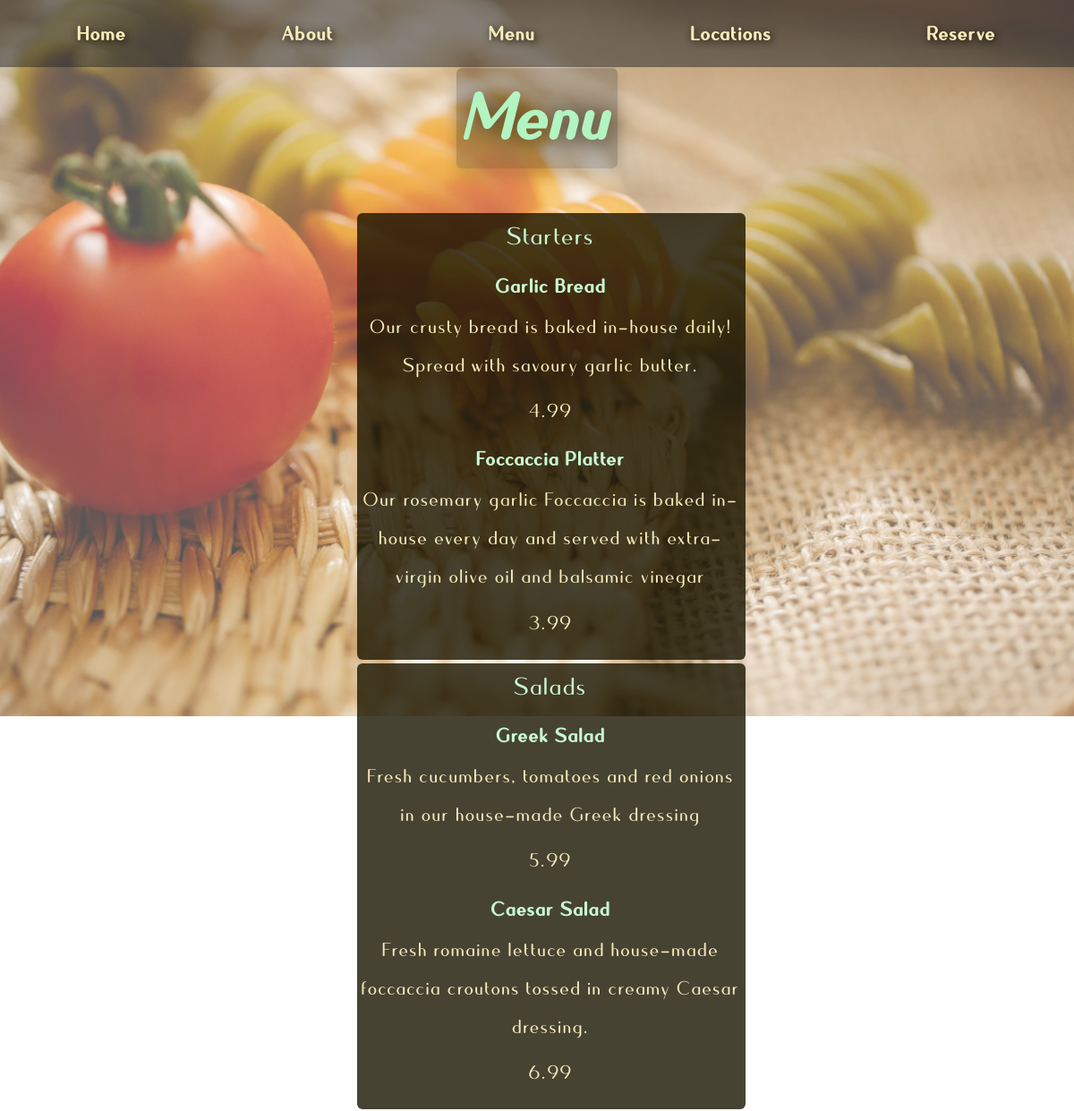
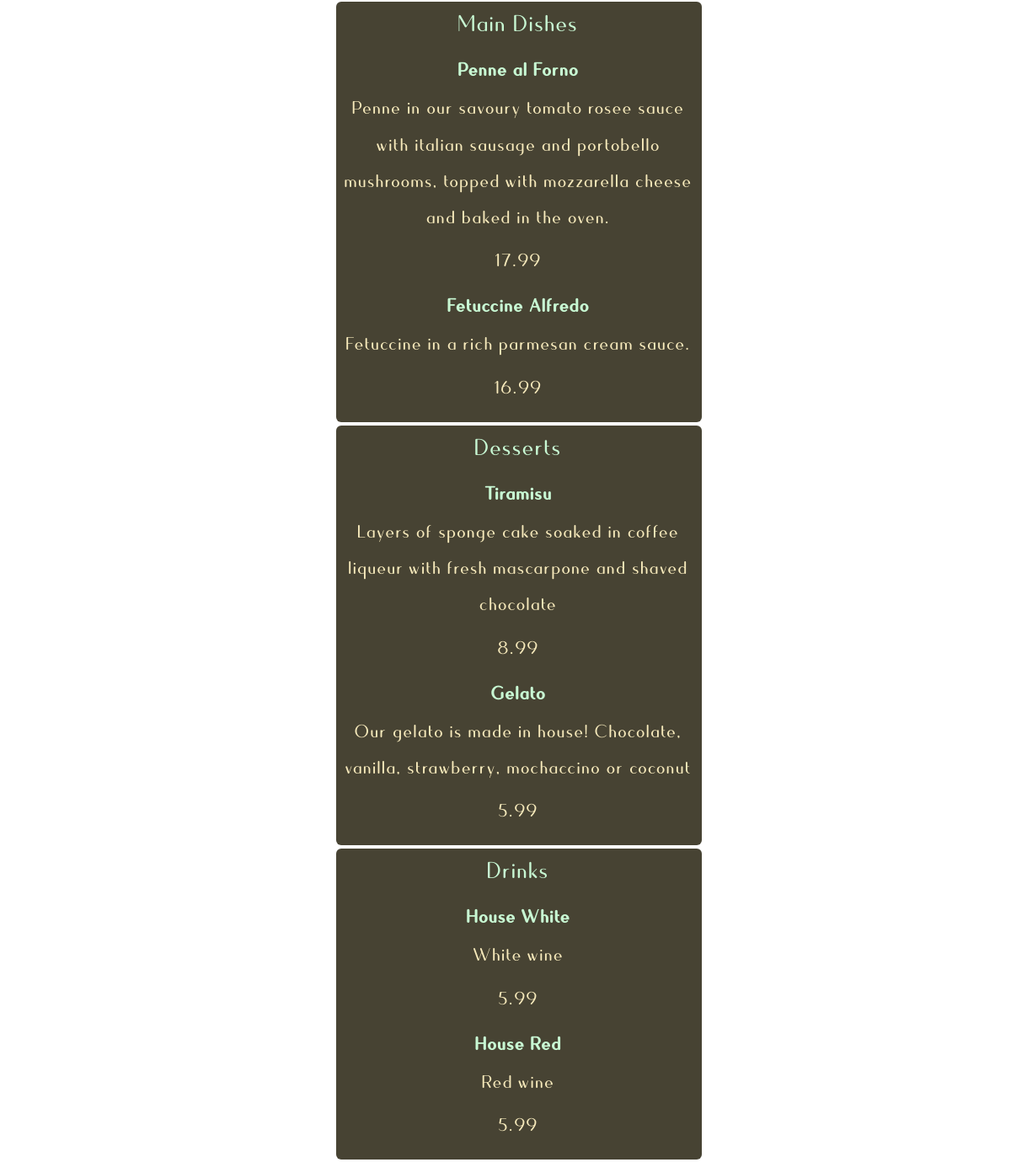
The app's page /menu/ with its own data (2 pictures, top to bottom).
### main_site/models.py (models this page shows, shortened)
class MenuItem(models.Model):
    name = models.CharField(
        max_length=NAME_MAX_LEN,
        unique=True,
        blank=True,
        null=True
    )
    description = models.CharField(max_length=TEXT_MAX_LEN, blank=True, null=True)
    price = models.DecimalField(
        max_digits=MAX_NUM,
        decimal_places=2,
        blank=True,
        null=True
    )
    type = models.CharField(
        max_length=NAME_MAX_LEN,
        choices=MENU_CATEGORIES,
        blank=True,
        null=True
    )
    author = models.ForeignKey(
        User,
        on_delete=models.PROTECT,
        blank=True,
        null=True
    )
    is_available = models.BooleanField(default=True)
    date_added = models.DateTimeField(auto_now_add=True)
    image = models.ImageField(upload_to='main_site', blank=True, null=True)

### main_site/views.py (the view)
# urls.py: path('menu/', views.MenuView.as_view(), name='menu'),
class MenuView(generic.ListView):
    queryset = models.MenuItem.objects.order_by('-date_added')
    template_name = 'main/menu.html'
    def get_context_data(self, *, object_list=None, **kwargs):
        context = super().get_context_data()
        context['types'] = models.MENU_CATEGORIES
        return context

### templates/main/menu.html (shortened to what this page needs)
{% extends 'main/base.html' %}
{% block page_class %}menu position-relative vh-100{% endblock %}
{% block heading_class %}page_heading{% endblock %}
{% block heading %}Menu{% endblock %}
{% block content %}
    <ul>
        {% for type in types %}
            <li class="menu_card list-unstyled text-center rounded my-1 mx-auto p-1">
                <h2>{{ type.1 }}</h2>
                <dl>
                    {% for row in object_list %}
                        {% if row.type == type.0 %}
                            <div class="menu_card_item my-2 mx-auto">
                                <dt>
                                    {% if not row.is_available %}
                                        <del>{{ row.name }}</del>
                                    {% else %}
                                        <a
                                            href="{% url 'main_site:menu_item' row.id %}"
                                            class="text-decoration-none"
                                        >{{ row.name }}</a>
                                    {% endif %}
                                </dt>
                                <dd>{{ row.description }}</dd>
                                <dd>{{ row.price }}</dd>
                            </div>
                        {% endif %}
                    {% endfor %}
                </dl>
            </li>
        {% endfor %}
    </ul>
{% endblock %}

### main_site/static/css/style.css (style rules this page uses)
:root { --bgDark: rgba(0, 25, 10, 0.8); --textLight: #c8f8d3; --textDark: #00190a; --primaryDark: rgba(25, 20, 0, 0.8); --textFocus: #74bb83; --textAlt: #f7eabb; --textShadow: #191400; }
body { font-family: 'Quesha', sans-serif; }
h2, p, .bgDark { color: var(--textLight); }
h2 { font-size: 2.3rem; }
dt { font-size: 2rem; letter-spacing: 0.2rem; }
p, label, a, li, dd { font-size: 1.8rem; letter-spacing: 0.1rem; }
.menu_card { background-color: var(--primaryDark); width: 40%; }
.menu_card a:link, .menu_card a:visited, .location_card a:link, .location_card a:visited, .form_card a:link, .form_card a:visited { color: var(--textLight); }
.menu_card, .menu_item, .location_card, .form_card { color: var(--textAlt); }

### records on screen
MenuItem: name "Garlic Bread", description "Our crusty bread is baked in-house daily! Spread with savoury garlic butter.", price "4.99"
MenuItem: name "Foccaccia Platter", description "Our rosemary garlic Foccaccia is baked in-house every day and served with extra-virgin olive oil and balsamic vinegar", price "3.99"
MenuItem: name "Greek Salad", description "Fresh cucumbers, tomatoes and red onions in our house-made Greek dressing", price "5.99"
MenuItem: name "Caesar Salad", description "Fresh romaine lettuce and house-made foccaccia croutons tossed in creamy Caesar dressing.", price "6.99"
MenuItem: name "Penne al Forno", description "Penne in our savoury tomato rosee sauce with italian sausage and portobello mushrooms, topped with mozzarella cheese and baked in the oven.", price "17.99"
MenuItem: name "Fetuccine Alfredo", description "Fetuccine in a rich parmesan cream sauce.", price "16.99"
MenuItem: name "Tiramisu", description "Layers of sponge cake soaked in coffee liqueur with fresh mascarpone and shaved chocolate", price "8.99"
MenuItem: name "Gelato", description "Our gelato is made in house! Chocolate, vanilla, strawberry, mochaccino or coconut", price "5.99"
MenuItem: name "House White", description "White wine", price "5.99"
MenuItem: name "House Red", description "Red wine", price "5.99"

### other values on screen
{{ type.1 }} "Starters" "Salads" "Main Dishes" "Desserts" "Drinks"
